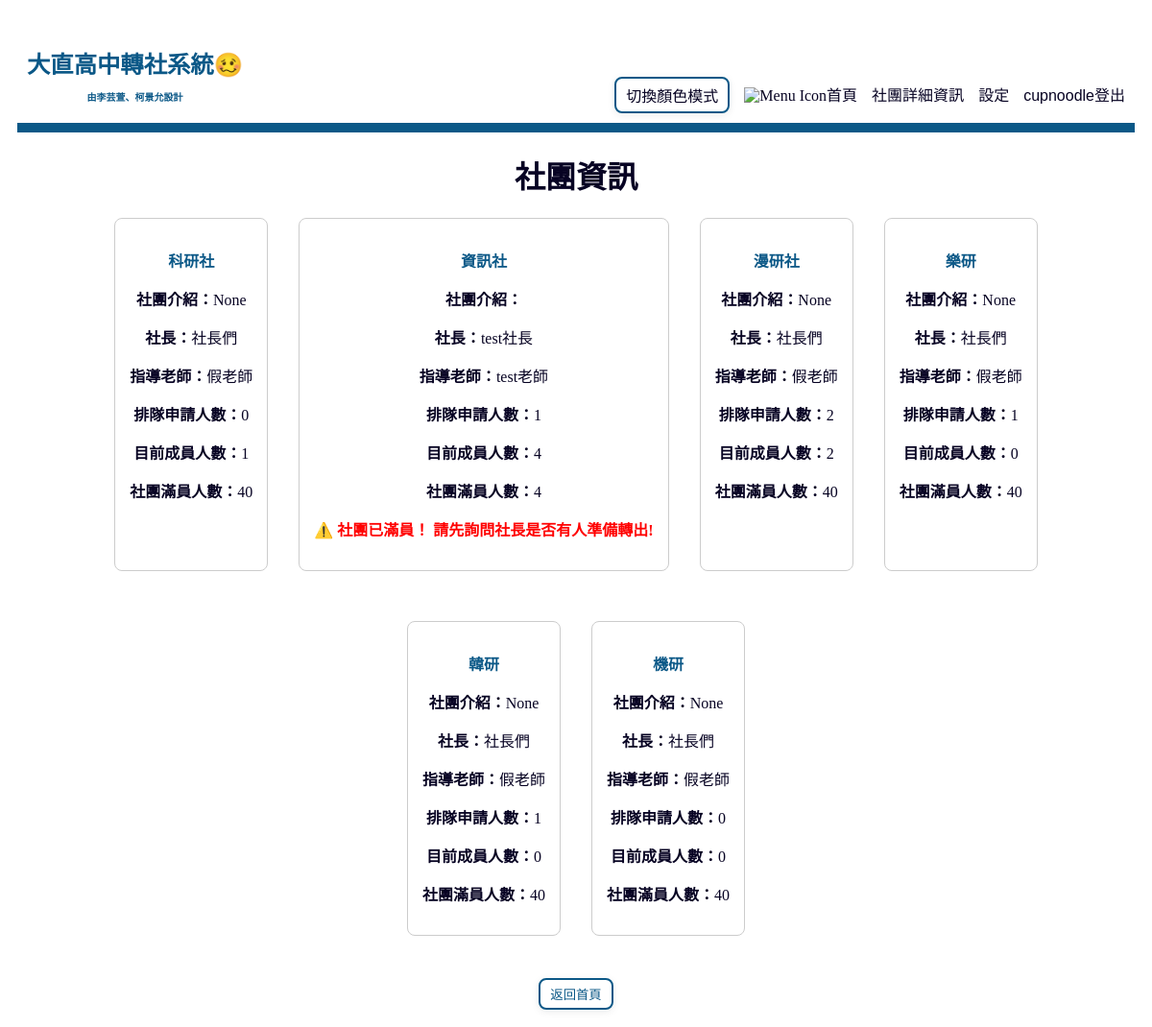
Screenshot of /transfer/detail/ (signed in) with the database file from the repository.
### transfer/models.py (models this page shows, shortened)
class Club(models.Model):
    name = models.CharField(max_length=100, unique=True, verbose_name="社團名稱")
    max_participants = models.IntegerField(verbose_name="人數上限")
    founder = models.ForeignKey(User, on_delete=models.SET_NULL, null = True,related_name='founded_clubs', verbose_name="社長")
    teacher = models.ForeignKey(User, on_delete=models.SET_NULL, null = True, related_name='taught_clubs', verbose_name="指導老師")
    description = models.TextField(max_length=200, unique=True, verbose_name="社團介紹", blank=True, null=True)

### transfer/views.py (the view)
# urls.py: path('detail/', views.detail, name='club_detail'),
def detail(request):
    clubs = Club.objects.all()
    return render(request, 'transfer/detail.html', {'clubs': clubs})

### transfer/templates/transfer/detail.html (shortened to what this page needs)
{% extends "base.html" %}
{% block main %}
    <body>
        <h1>社團資訊</h1>
        <nav class="info-list">
            {% for club in clubs %}
                <nav class="info" style="border: 1px solid #ccc; padding: 15px; margin-bottom: 20px; border-radius: 8px;">
                    <p style="color: #0b5887;"><strong>{{ club.name }}</strong></p>
                    <p><strong>社團介紹：</strong>{{ club.description }}</p>
                    <p><strong>社長：</strong>{{ club.founder.username }}</p>
                    <p><strong>指導老師：</strong>{{ club.teacher.username }}</p>
                    <p><strong>排隊申請人數：</strong>{{ club.incoming_requests.count }}</p>
                    <p><strong>目前成員人數：</strong>{{ club.members.count }}</p>
                    <p><strong>社團滿員人數：</strong>{{ club.max_participants }}</p>
                    {% if club.members.count >= club.max_participants %}
                        <p style="color: red; font-weight: bold;">⚠️ 社團已滿員！
                            請先詢問社長是否有人準備轉出!</p>
                    {% endif %}
                </nav>
            {% endfor %}
        </nav>
        <button class="bot"><a href="{% url 'index' %}">返回首頁</a></button>
    </body>
{% endblock %}

### transfer/templates/base.html (shortened to what this page needs)
{% load static %}
<!DOCTYPE html>
<html lang="zn-hant">
<head>
    <link rel="stylesheet" href="{% static 'style.css' %}">
</head>
<body>
    <nav class="toolbar">
        <div class="toolbar-logo" href="{% url 'index' %}">
            <h3><strong>大直高中轉社系統🥴</strong></h3>
            <p style="font-size: 10px;">由李芸萱、柯景允設計</p>
        </div>
        <div class="toolbar-menu">
            <button id="theme-toggle" class="bot toolbar-item">切換顏色模式</button>
            <a class="toolbar-item" href="{% url 'index' %}"><img src="https://cdn-icons-png.flaticon.com/512/1946/1946488.png" alt="Menu Icon" style="width:24px; height:24px;">首頁</a>
            <a class="toolbar-item" href="{% url 'club_detail' %}">社團詳細資訊</a>
            {% if not user.is_authenticated %}
                <a class="toolbar-item" href="{% url 'login' %}">登入</a>
            {% else %}
                {% if user.is_superuser or user.is_staff %}
                    <a class="toolbar-item" href="{% url 'setting' %}">設定</a>
                {% endif %}
                <form class="toolbar-item" action="{% url 'logout' %}" method="post" style="display:inline;">
                    <button type="submit" class="toolbar-item" style="background:none;border:none;padding:0;">{{ user }}登出</button>
                </form>
            {% endif %}
        </div>
    </nav>
    {% block main %}{% endblock %}
</body>
</html>

### static/style.css (style rules this page uses)
:root { --bg-main: #ffffff; --text-main: #070323; --a-main: #0b5887; --card-bg: #ffffff; --border-color: #0b5887; --table-th: #f4f4f4; --table-even: #f9f9f9; --table-hover: #e7eaf9; --input-border: #e1e8ed; --error-color: #a01a1a; --step-line: #cccccc; }
body { font-family: "Microsoft JhengHei", serif; background-color: var(--bg-main); color: var(--text-main); padding: 10px; text-align: center; transition: background-color 0.4s ease, color 0.4s ease; }
h1 { color: var(--text-main); }
h3 { margin-top: 20px; margin-bottom: 10px; }
a { color: var(--a-main); text-decoration: none; transition: color 0.2s ease; }
.toolbar { display: flex; justify-content: space-between; align-items: flex-end; background-color: var(--bg-main); padding: 10px 10px; border-bottom: 10px solid var(--border-color); transition: background-color 0.4s ease, border-color 0.4s ease; }
.toolbar-logo { font-size: 1.3rem; font-weight: bold; color: var(--border-color); }
.toolbar-menu { display: flex; align-items: center; gap: 15px; margin: 0; padding: 0; list-style: none; }
.toolbar-item { color: var(--text-main); font-weight: 500; font-size: 1rem; padding: 5px 0; border-bottom: 3px solid transparent; transition: all 0.2s ease-in-out; }
.bot { background-color: var(--bg-main); border: 2px solid var(--border-color); color: var(--text-main); border-radius: 8px; padding: 5px 10px; box-shadow: 0 2px 8px rgba(0,0,0,0.08); transition: transform 0.15s, background-color 0.2s, color 0.2s; cursor: pointer; }
nav.info { border: 1px solid var(--border-color); padding: 15px; margin-bottom: 20px; border-radius: 8px; background-color: var(--card-bg); }
.info-list { display: flex; flex-wrap: wrap; gap: 32px; justify-content: center; margin-bottom: 24px; padding: 0 32px; background-color: var(--card-bg); }

### rows the page displays
Club: name "科研社", description "None", founder.username "社長們", teacher.username "假老師", incoming_requests.count "0", members.count "1", max_participants "40"
Club: name "資訊社", founder.username "test社長", teacher.username "test老師", incoming_requests.count "1", members.count "4", max_participants "4", shows "⚠️ 社團已滿員！ 請先詢問社長是否有人準備轉出!"
Club: name "漫研社", description "None", founder.username "社長們", teacher.username "假老師", incoming_requests.count "2", members.count "2", max_participants "40"
Club: name "樂研", description "None", founder.username "社長們", teacher.username "假老師", incoming_requests.count "1", members.count "0", max_participants "40"
Club: name "韓研", description "None", founder.username "社長們", teacher.username "假老師", incoming_requests.count "1", members.count "0", max_participants "40"
Club: name "機研", description "None", founder.username "社長們", teacher.username "假老師", incoming_requests.count "0", members.count "0", max_participants "40"

### other values shown
{{ user }} "cupnoodle"
